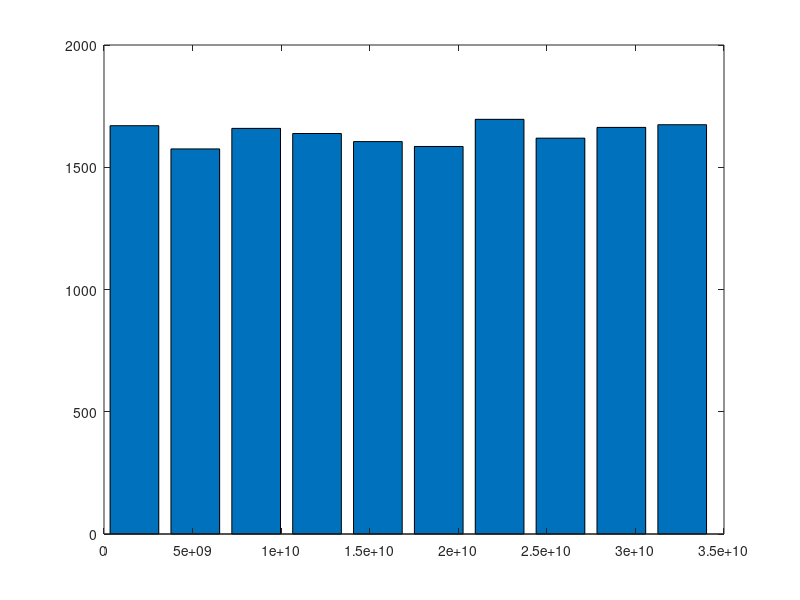

Source code (MATLAB):
clc
clear all
close all

N=4096*4;
P=(2^35)-31;
A=5^5;
x0=12345;
x=zeros(1,N);

x(1)=12;
for k=2:N
    x(k)=mod(A*x(k-1),P);
end

%subplot(1,2,1);
%plot(x);

%subplot(1,2,2);
%plot(abs(fft(x)));

[counts,centers] = hist(x);

bar(centers,counts);
